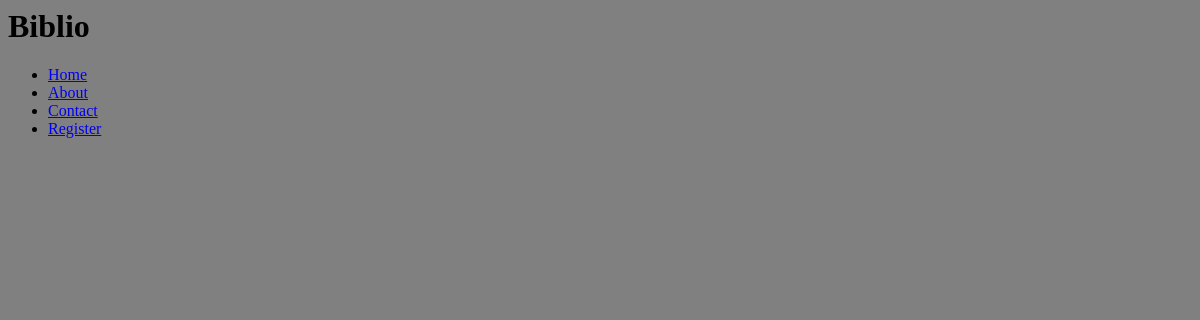
The app's page /, older data.
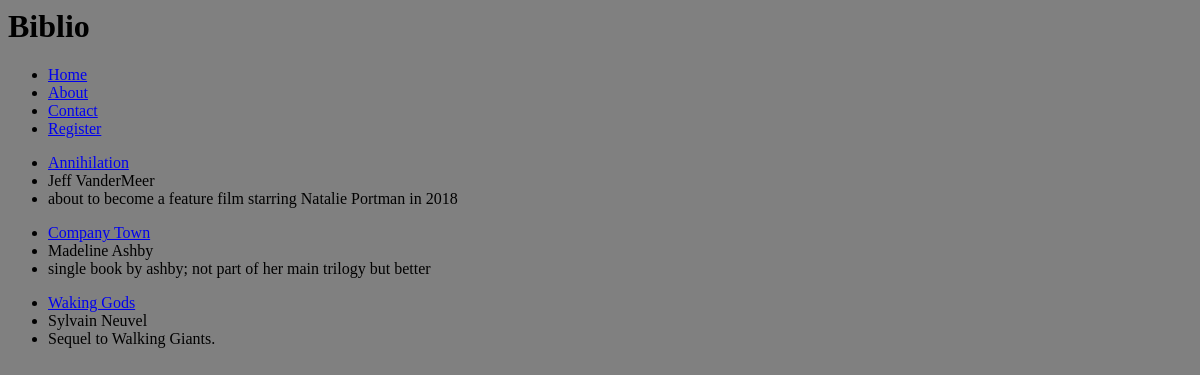
The same page, newer data.
### appmain/models.py (models this page shows)
class Book(models.Model):
	name = models.CharField(max_length=255)
	author = models.CharField(max_length=255)
	description = models.TextField()
	slug = models.SlugField(unique=True)

### appmain/views.py (the view)
# urls.py: url(r'^$', views.index, name='home'),
def index(request):
	books = Book.objects.all()
	return render(request, 'index.html', {
		'books' : books,
		})

### appmain/templates/index.html (shortened to what this page needs)
{% extends 'layouts/base.html' %}
	{% block content %}
		{% for book in books %}
			<ul>
				<li><a href="{% url 'book_detail' slug=book.slug %}">
					{{ book.name }}
					</a>
				<li>{{ book.author }}
				<li>{{ book.description }}
			</ul>
		{% endfor %}
	{% endblock %}

### appmain/templates/layouts/base.html (shortened to what this page needs)
{% load staticfiles %}
<html>
	<head>
		<link rel="stylesheet" href="{% static 'css/style.css' %}" />
	</head>
	<body>
		<header>
			<h1>Biblio</h1>
			<nav>
				<ul>
					<li>
						<a href="{% url 'home' %}">Home</a>
					</li>
					<li>
						<a href="{% url 'about' %}">About</a>
					</li>
					<li>
						<a href="{% url 'contact' %}">Contact</a>
					</li>
					{% if user.is_authenticated %}
						<li>
							<a href="{% url 'auth_logout' %}">Logout</a>
						</li>
					{% else %}
						<li>
							<a href="{% url 'registration_register' %}">Register</a>
						</li>
					{% endif %}
				</ul>
			</nav>
		</header>
		{% block content %}{% endblock %}
	</body>
</html>

### appmain/static/css/style.css (style rules this page uses)
body { background-color: grey; }

Row changes from the older to the newer data that the page shows:
added Book: name "Annihilation", author "Jeff VanderMeer", description "about to become a feature film starring Natalie Portman in 2018"
added Book: name "Company Town", author "Madeline Ashby", description "single book by ashby; not part of her main trilogy but better"
added Book: name "Waking Gods", author "Sylvain Neuvel", description "Sequel to Walking Giants."
